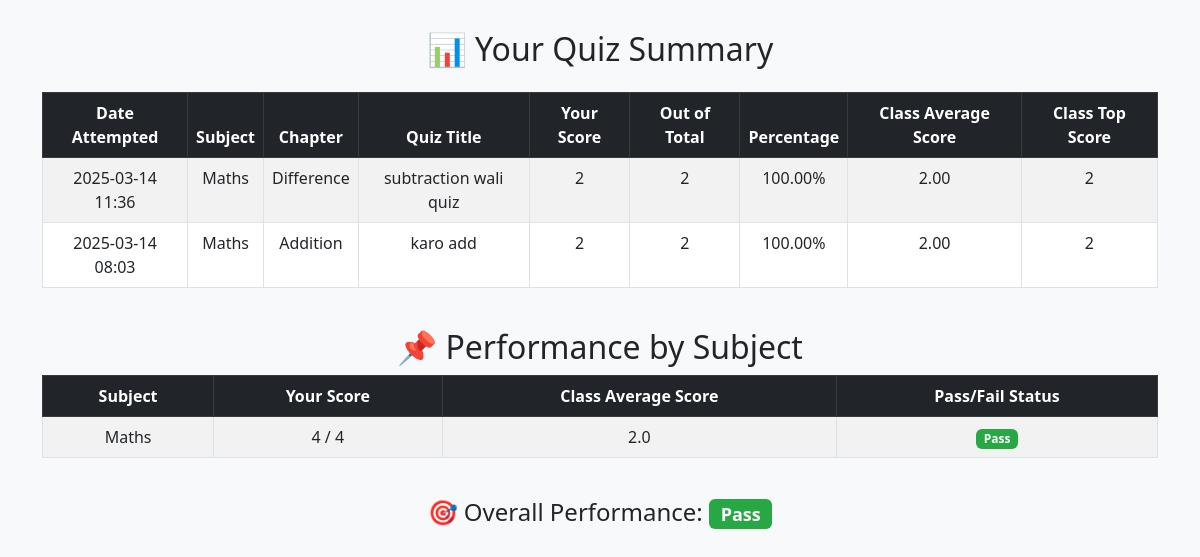
The page /quiz_summary (signed in) on the database as committed earlier.
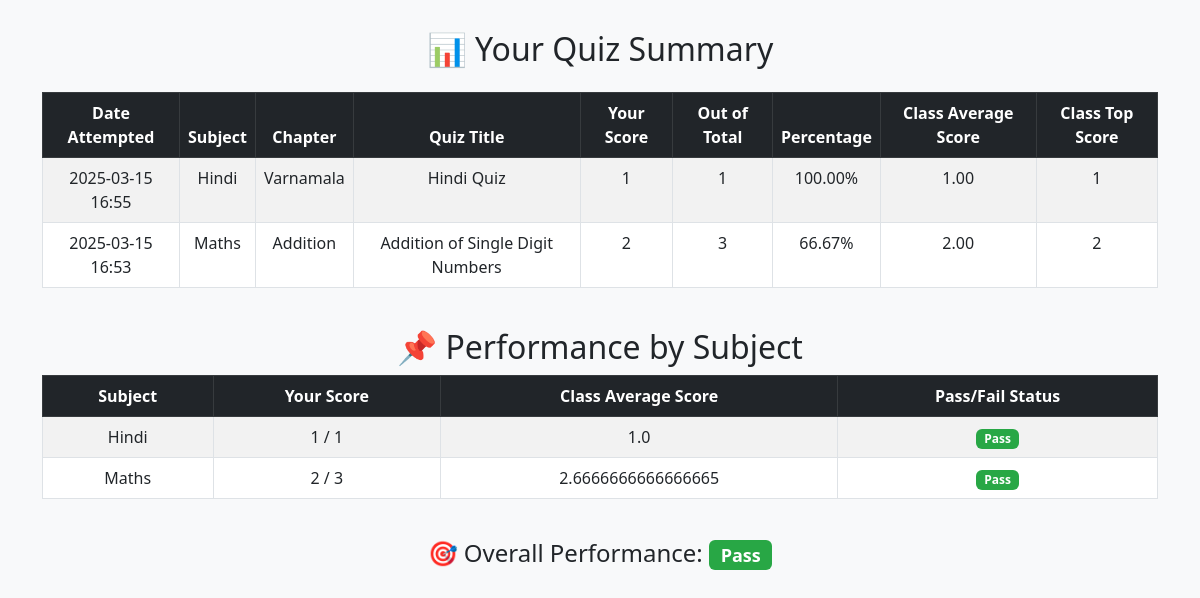
The same page on the database as committed later.
### models/models.py (models this page shows)
class QuizScore(db.Model):
    id = db.Column(db.Integer, primary_key=True)
    user_id = db.Column(db.Integer, db.ForeignKey('user.id'), nullable=False)
    quiz_id = db.Column(db.Integer, db.ForeignKey('quiz.id', ondelete='CASCADE'), nullable=False)  # Ensure proper cascade
    score = db.Column(db.Integer, nullable=False)
    total_questions = db.Column(db.Integer, nullable=False)
    percentage = db.Column(db.Float, nullable=False)
    timestamp = db.Column(db.DateTime, default=datetime.utcnow)

class Subject(db.Model):
    id = db.Column(db.Integer, primary_key=True)
    name = db.Column(db.String(100), unique=True, nullable=False)
    description = db.Column(db.Text, nullable=False)
    chapters = db.relationship('Chapter', backref='subject', lazy=True, cascade="all, delete-orphan")

class Chapter(db.Model):
    id = db.Column(db.Integer, primary_key=True)
    name = db.Column(db.String(100),  unique=True, nullable=False)
    subject_id = db.Column(db.Integer, db.ForeignKey('subject.id', ondelete='CASCADE'), nullable=False)
    quizzes = db.relationship('Quiz', backref='chapter', lazy=True, cascade="all, delete-orphan")

class Quiz(db.Model):
    id = db.Column(db.Integer, primary_key=True)
    chapter_id = db.Column(db.Integer, db.ForeignKey('chapter.id', ondelete='CASCADE'), nullable=False)
    date_of_quiz = db.Column(db.Date, nullable=False)
    time_duration = db.Column(db.Integer, nullable=False)  # Store duration in minutes
    remarks = db.Column(db.Text, unique=True, nullable=False)
    questions = db.relationship('Question', backref='quiz', lazy=True, cascade="all, delete-orphan")
    quiz_scores = db.relationship('QuizScore', backref='quiz', cascade="all, delete-orphan")
    user_responses = db.relationship('UserResponse', backref='quiz', cascade="all, delete-orphan")

### app.py (the view)
@app.route('/quiz_summary')
def quiz_summary():
    if 'user_id' not in session:
        flash("Please log in to view your quiz summary.", "error")
        return redirect(url_for('login'))
    user_id = session['user_id']
    past_attempts = (
        db.session.query(
            QuizScore,
            Quiz,
            Chapter,
            Subject,
            db.func.avg(QuizScore.score).over(partition_by=QuizScore.quiz_id).label("avg_score"),
            db.func.max(QuizScore.score).over(partition_by=QuizScore.quiz_id).label("top_score")
        )
        .join(Quiz, QuizScore.quiz_id == Quiz.id)
        .join(Chapter, Quiz.chapter_id == Chapter.id)
        .join(Subject, Chapter.subject_id == Subject.id)
        .filter(QuizScore.user_id == user_id)
        .order_by(QuizScore.timestamp.desc())
        .all()
    )
    subject_scores_query = (
        db.session.query(
            Subject.name.label('subject_name'),
            db.func.sum(QuizScore.score).filter(QuizScore.user_id == user_id).label('user_total_score'),
            db.func.sum(QuizScore.total_questions).filter(QuizScore.user_id == user_id).label('user_total_possible_score'),
            db.func.avg(QuizScore.score).label('class_avg_score')  # Compute class average score
        )
        .join(Quiz, QuizScore.quiz_id == Quiz.id)
        .join(Chapter, Quiz.chapter_id == Chapter.id)
        .join(Subject, Chapter.subject_id == Subject.id)
        .group_by(Subject.name)
        .all()
    )
    subject_scores = []
    for subject_name, user_total_score, user_total_possible_score, class_avg_score in subject_scores_query:
        user_total_possible_score = user_total_possible_score or 0
        user_total_score = user_total_score or 0
        if user_total_possible_score > 0:
            user_percentage = (user_total_score / user_total_possible_score) * 100
            pass_fail = "Pass" if user_percentage >= 40 else "Fail"
        else:
            pass_fail = "N/A"  # Indicates user has never attempted a quiz in this subject
        subject_scores.append((subject_name, user_total_score, user_total_possible_score, class_avg_score, pass_fail))
    total_attempts = len(past_attempts)
    passed_attempts = sum(1 for attempt in past_attempts if attempt[0].total_questions > 0 and (attempt[0].score / attempt[0].total_questions) * 100 >= 40)
    overall_pass_status = "N/A" if total_attempts == 0 else ("Pass" if passed_attempts / total_attempts >= 0.5 else "Fail")
    return render_template(
        'quiz_summary.html',
        past_attempts=past_attempts,
        subject_scores=subject_scores,
        overall_pass_status=overall_pass_status
    )

### templates/quiz_summary.html (shortened to what this page needs)
<!DOCTYPE html>
<html lang="en">
<head>
    <link href="https://cdn.jsdelivr.net/npm/bootstrap@5.3.0/dist/css/bootstrap.min.css" rel="stylesheet">
</head>
<body>
<div class="container-fluid">
    <div class="container">
        <h2 class="text-center mb-4">📊 Your Quiz Summary</h2>
        <div class="table-responsive">
            <table class="table table-hover table-striped table-bordered">
                <thead class="table-dark">
                    <tr>
                        <th>Date Attempted</th>
                        <th>Subject</th>
                        <th>Chapter</th>
                        <th>Quiz Title</th>
                        <th>Your Score</th>
                        <th>Out of Total</th>
                        <th>Percentage</th>
                        <th>Class Average Score</th>
                        <th>Class Top Score</th>
                    </tr>
                </thead>
                <tbody>
                    {% for quiz_score, quiz, chapter, subject, avg_score, top_score in past_attempts %}
                    <tr>
                        <td>{{ quiz_score.timestamp.strftime('%Y-%m-%d %H:%M') }}</td>
                        <td>{{ subject.name }}</td>
                        <td>{{ chapter.name }}</td>
                        <td>{{ quiz.remarks }}</td>
                        <td>{{ quiz_score.score }}</td>
                        <td>{{ quiz_score.total_questions }}</td>
                        <td>{{ "%.2f"|format((quiz_score.score / quiz_score.total_questions) * 100) }}%</td>
                        <td>{{ "%.2f"|format(avg_score) }}</td>
                        <td>{{ top_score }}</td>
                    </tr>
                    {% else %}
                    <tr>
                        <td colspan="9" class="text-center text-muted">No past quiz attempts found.</td>
                    </tr>
                    {% endfor %}
                </tbody>
            </table>
        </div>
        <h2 class="text-center mt-4">📌 Performance by Subject</h2>
        <div class="table-responsive">
            <table class="table table-hover table-striped table-bordered">
                <thead class="table-dark">
                    <tr>
                        <th>Subject</th>
                        <th>Your Score</th>
                        <th>Class Average Score</th>
                        <th>Pass/Fail Status</th>
                    </tr>
                </thead>
                <tbody>
                    {% for subject, user_total_score, user_total_possible_score, class_avg_score, pass_fail_status in subject_scores %}
                    <tr>
                        <td>{{ subject }}</td>
                        <td>{{ user_total_score }} / {{ user_total_possible_score }}</td>
                        <td>{{ class_avg_score }}</td>
                        <td>
                            <span class="badge {% if pass_fail_status == 'Pass' %}badge-success{% else %}badge-danger{% endif %}">
                                {{ pass_fail_status }}
                            </span>
                        </td>
                    </tr>
                    {% else %}
                    <tr>
                        <td colspan="5" class="text-center text-muted">No subject scores available.</td>
                    </tr>
                    {% endfor %}
                </tbody>
            </table>
        </div>
        <div class="text-center mt-4">
            <h4>🎯 Overall Performance:
                <span class="badge {% if overall_pass_status == 'Pass' %}badge-success{% else %}badge-danger{% endif %}">
                    {{ overall_pass_status }}
                </span>
            </h4>
        </div>
    </div>
</div>
</body>
</html>

Rows that differ between the two databases and show on the page:
changed QuizScore: timestamp "2025-03-14 11:36" → "2025-03-15 16:55"; name "Maths" → "Hindi"; name "Difference" → "Varnamala"; remarks "subtraction wali quiz" → "Hindi Quiz"; score "2" → "1"; total_questions "2" → "1"; avg_score "2.00" → "1.00"; top_score "2" → "1"
changed QuizScore "Maths": timestamp "2025-03-14 08:03" → "2025-03-15 16:53"; remarks "karo add" → "Addition of Single Digit Numbers"; total_questions "2" → "3"; (quiz_score.score/quiz_score.total_questions)*100 "100.00" → "66.67"
now on this page (row edited): Subject: name "Hindi", user_total_score "1", user_total_possible_score "1", class_avg_score "1.0", pass_fail_status "Pass"
changed Subject "Maths": user_total_score "4" → "2"; user_total_possible_score "4" → "3"; class_avg_score "2.0" → "2.6666666666666665"
